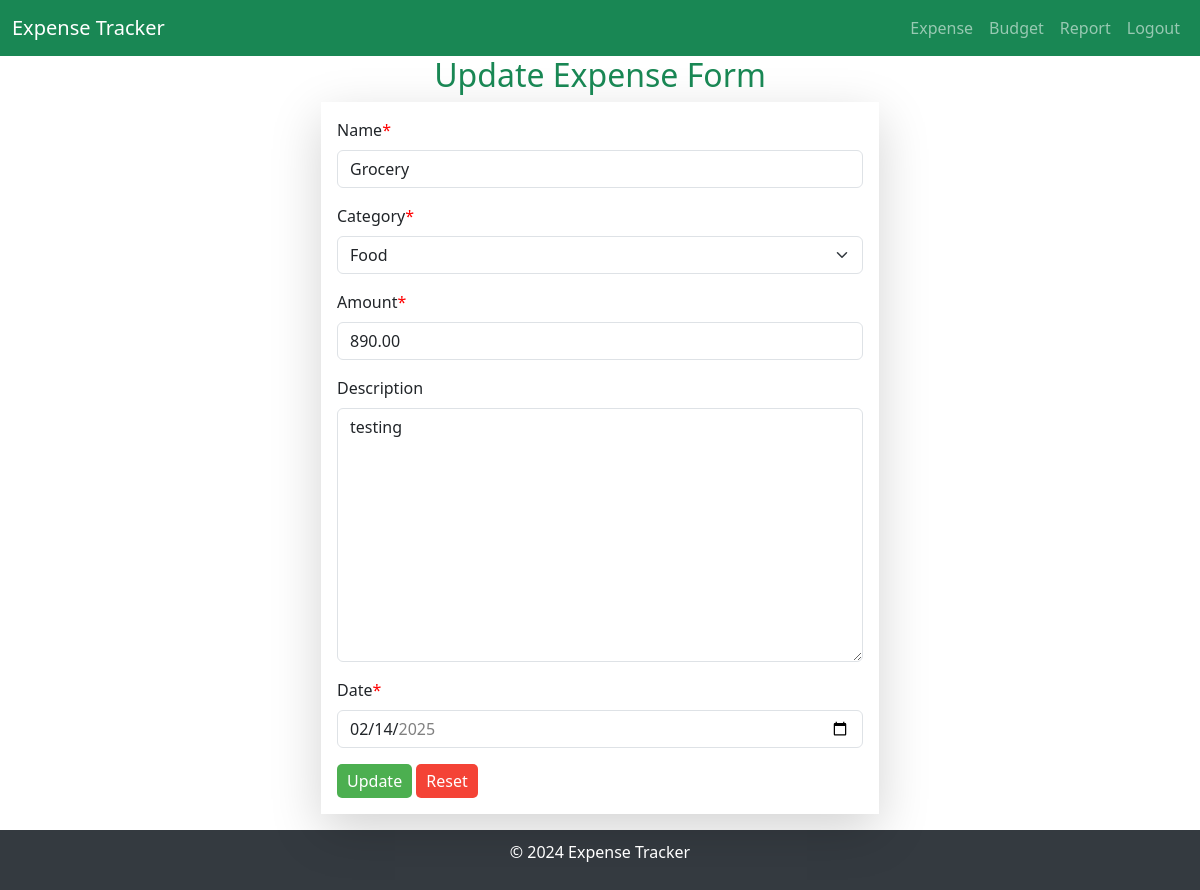
The page /expense/updateexpense/2 (signed in) on the database its author committed.
### expense/models.py (models this page shows, shortened)
class Expense(models.Model):
    CATEGORY = (
        ('', 'Select Category'),
        ('Clothing & Accessories', 'Clothing & Accessories'),
        ('Education', 'Education'),
        ('Entertainment', 'Entertainment'),
        ('Food', 'Food'),
        ('Health', 'Health'),
        ('Miscellaneous', 'Miscellaneous'),
        ('Others', 'Others'),
        ('Personal Care', 'Personal Care'),
        ('Transport', 'Transport'),
        ('Utilities', 'Utilities')
    )
    user = models.ForeignKey(User, on_delete=models.CASCADE)
    name = models.CharField(max_length=200, null=True)
    category = models.CharField(max_length=200, choices=CATEGORY, default=1)
    amount = models.DecimalField(max_digits=10, decimal_places=2)
    description = models.TextField(null=True, blank=True)
    date = models.DateField()

### expense/views.py (the view, shortened to what this page needs)
# urls.py: path('updateexpense/<int:expense_id>', views.update_expense, name='updateexpense'),
@login_required
def update_expense(request, expense_id):
    instance = Expense.objects.get(id=expense_id)
    context = {
        'form':ExpenseForm(instance=instance)
    }
    return render(request, 'expense/update_expense.html', context)

### expense/forms.py (shortened to what this page needs)
class ExpenseForm(forms.ModelForm):
    class Meta:
        model = Expense
        fields = ['name', 'category', 'amount', 'description', 'date']
        widgets = {
            'amount': forms.NumberInput(attrs={'min': '1'}),
            'date': forms.DateInput(attrs={'type': 'date', 'id': 'expense_date'})
        }
    def __init__(self, *args, **kwargs):
        super().__init__(*args, **kwargs)
        today = date.today()
        first_day = today.replace(day=1)
        self.fields['date'].widget.attrs['max'] = today.strftime('%Y-%m-%d')
        self.fields['date'].widget.attrs['min'] = first_day.strftime('%Y-%m-%d')

### expense/templates/expense/update_expense.html (shortened to what this page needs)
{% extends 'layout.html' %}
{% load crispy_forms_tags %}
{% load static %}
{% block content %}
<div class="container">
    <div class="d-flex justify-content-center">
        <div class="col-md-6">
            <h2 class="text-success text-center">Update Expense Form</h2>
            <form action="" method="POST" class="shadow-lg p-3" enctype="multipart/form-data">
                {{ form | crispy }}
                <div class="button-container">
                    <button type="submit" class="btn btn-primary">Update</button>
                    <button type="reset" class="btn btn-danger">Reset</button>
                </div>
            </form>
        </div>
    </div>
</div>
{% endblock %}

### expense/templates/expense/update_expense.html (style rules this page uses)
.asteriskField { color: red; }

### expense/templates/layout.html (style rules this page uses)
.btn-primary { background-color: #4CAF50; color: white; border: none; padding: 5px 10px; border-radius: 5px; cursor: pointer; text-decoration: none; }
.btn-danger { background-color: #f44336; color: white; border: none; padding: 5px 10px; border-radius: 5px; cursor: pointer; text-decoration: none; }

### rows shown on the page
Expense: name "Grocery", category "Food", amount "890.00", description "testing", date "02/14/2025"
